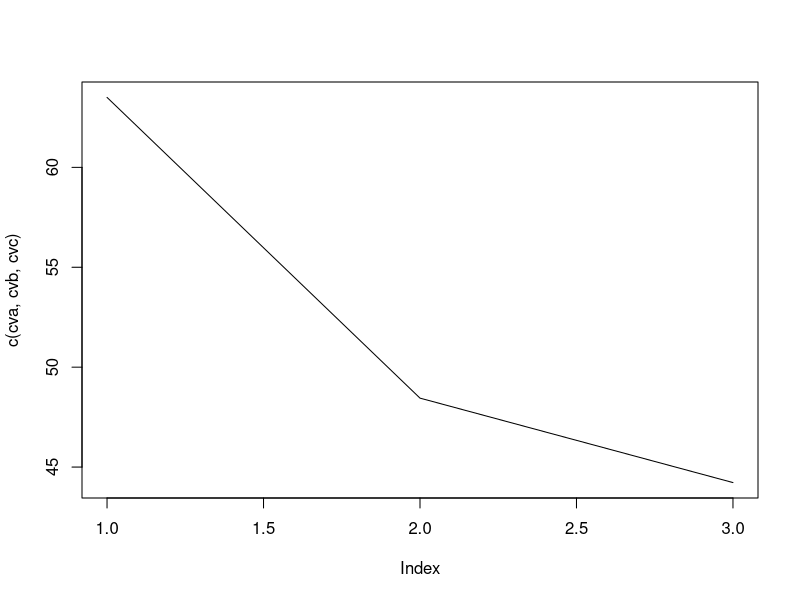
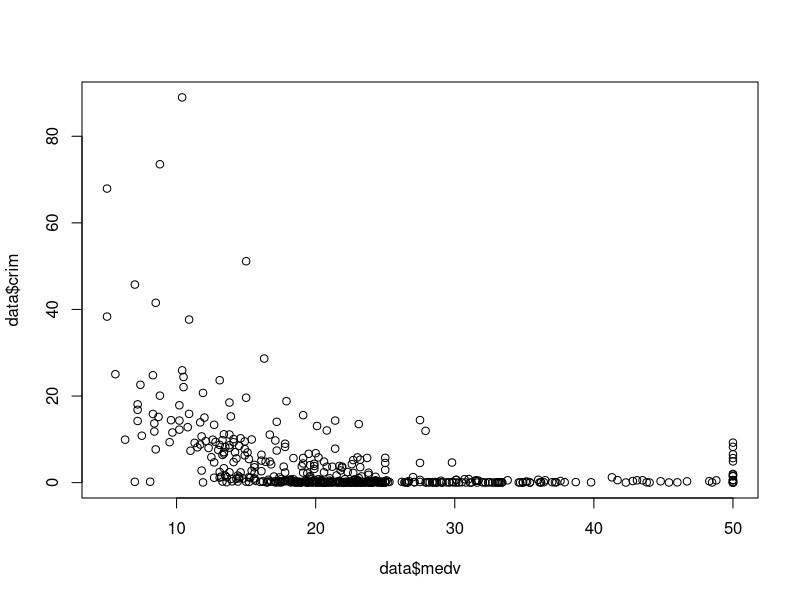

Generate these figures, in order, with R:
## ---- chunk 1
library("MASS")
data("Boston")

## ---- chunk 2
data <- Boston[, c("medv","crim")]
 
## ---- chunk 3
x <- data$medv
y <- data$crim
x_i <- x[-1]
y_i <- y[-1]
model <- lm(y_i~x_i)
y_pred <- predict(model, data.frame(x_i = x[1])) 
## ---- chunk 4
error <- (y[1]-y_pred)^2
error
## ---- chunk 5
library(boot)
mse <- c(1:nrow(data))
for (i in 1:nrow(data)){
  x <- data$medv
  y <- data$crim
  x_i <- x[-i]
  y_i <- y[-i]
  model <- glm(y_i~x_i)
  mse[i] <- (y[i] - predict(model, data.frame(x_i = x[i])))^2
}

## ---- chunk 6
mean(mse)
#using boot library to check our CV
a <- glm(crim~medv, data = data)
cva <- cv.glm(data, a)$delta[1]
## ---- chunk 7
mse1 <- c(1:nrow(data))
for (i in 1:nrow(data)){
  x <- data$medv
  y <- data$crim
  x_i <- x[-i]
  y_i <- y[-i]
  model <- glm(y_i~poly(x_i, 2))
  mse1[i] <- (y[i] - predict(model, data.frame(x_i = x[i])))^2
}
## ---- chunk 8
mean(mse1)
#using boot library to check our CV
b <- glm(crim~poly(medv, 2), data = data)
cvb <- cv.glm(data, b)$delta[1]
## ---- chunk 9
mse2 <- c(1:nrow(data))
for (i in 1:nrow(data)){
  x <- data$medv
  y <- data$crim
  x_i <- x[-i]
  y_i <- y[-i]
  model <- glm(y_i~poly(x_i, 3))
  mse2[i] <- (y[i] - predict(model, data.frame(x_i = x[i])))^2
}
mean(mse2)
#using boot library to check our CV
c <- glm(crim~poly(medv, 3), data = data)
cvc <- cv.glm(data, c)$delta[1]

## ---- chunk 10
plot(c(cva, cvb, cvc), type = "l")
## ---- chunk 11
plot(data$crim~data$medv)
## ---- chunk 12
summary(a)
summary(b)
summary(c)
